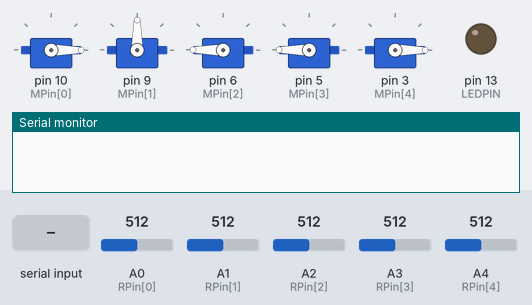
Simulated run of this sketch. Board: Arduino Uno, built with avr-gcc and run on an emulated ATmega328P. On the bench: 5 × servo, output pins drawn as LEDs (lit = HIGH), the last lines printed to the serial monitor. The test bench sets the inputs (shaded band); at power-on: A0 (RPin[0]) = 512, A1 (RPin[1]) = 512, A2 (RPin[2]) = 512, A3 (RPin[3]) = 512, A4 (RPin[4]) = 512.

Above: at 1.2 s.
1.3 s: "m\n" received over Serial
At 2.8 s:
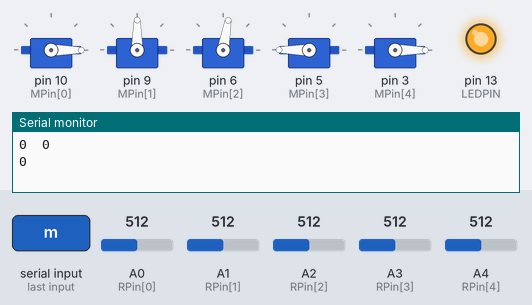
4.3 s: byte 117 ('u') received over Serial
At 5.5 s:
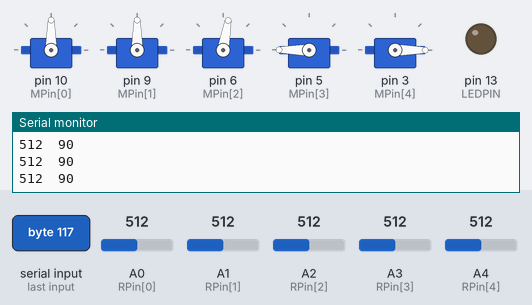
5.8 s: byte 114 ('r') received over Serial
At 7.1 s:
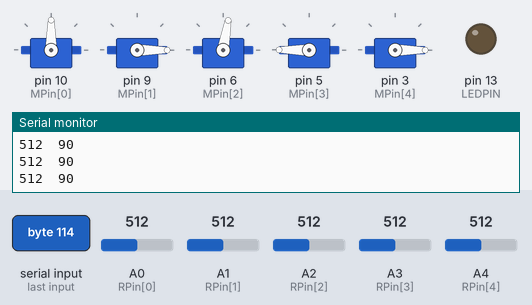
Timing chart, 0 to 8.8 s (numbered marks = the images above; inputs shaded):
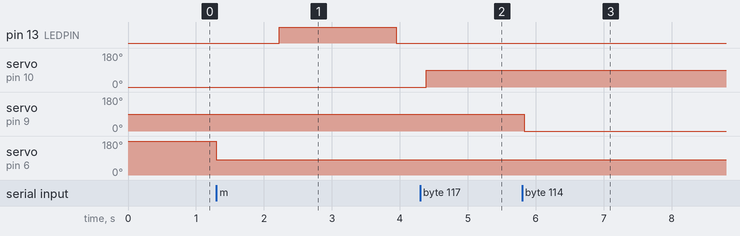

The sketch:

Arm_Test_2.ino
```cpp
#include <Servo.h>
#define LEDPIN 13

#define RDiv 57000.0

/*
%%%%%%%%%%%%%%%%%%%%%%%%%%%%%%%%%%%%%%%%%%%%%%%%%%%%%%%%%%%%
1 Servo motor per finger is used. Nomenclature:
L - Little  - 0
R - Ring    - 1
M - Middle  - 2
P - Pointer - 3
T - Thumb   - 4
One servo object is created per motor, and each servo is controlled by 1 PWM pin on the Arduino

%%%%%%%%%%%%%%%%%%%%%%%%%%%%%%%%%%%%%%%%%%%%%%%%%%%%%%%%%%%%
The fingers can be in a spectrum of states ranging from the resting position to the gripping position.
During the calibration step, the resting and gripping positions of the servo motor are assigned.
The position is updated according to the resistance values measured.

MPin: stores pin numbers of PWM pins corresponding to the motors
ResPos: stores resting positions corresponding to each finger
GriPos: stores gripping positions corresponding to each finger
MPos  : Motor positions at any given point in time

ResPos and GriPos are to be set during the callibration step

%%%%%%%%%%%%%%%%%%%%%%%%%%%%%%%%%%%%%%%%%%%%%%%%%%%%%%%%%%%%
Pending: Iteration 2:

RPin: stores pin numbers of voltage divider outputs
RMax: stores RMax values
RMin: stores RMin values
Vin : stores voltage input values

RMax, Rmin to be assigned at calibration step; RMax, RMin, Vin -> MPos

%%%%%%%%%%%%%%%%%%%%%%%%%%%%%%%%%%%%%%%%%%%%%%%%%%%%%%%%%%%%
Testing program 1:
assign L, R, M, P, T the power to toggle finger positions

%%%%%%%%%%%%%%%%%%%%%%%%%%%%%%%%%%%%%%%%%%%%%%%%%%%%%%%%%%%%

Notes:
1. Tape together the pins, design perfboard for final design. Make sure power and ground lines are fine, do not solder in the PWM control ports
2. Final design loop: Read: "for" loop, followed by write: hardcoded
3. Second iteration: Add time averaging of resistance measurements, introduce delay stage
*/

Servo L,R,M,P,T;
const byte MPin[5] = {10,9,6,5,3};
const byte ResPos[5] = {0, 90, 180, 180, 0};
const byte GriPos[5] = {90,0,80,90,100};
int  MPos[5] = {ResPos[0], ResPos[1], ResPos[2], ResPos[3], ResPos[4]};
byte  m = 0;

// const byte RPin[5] = {A1, A2, A3, A4, A5};
const byte RPin[5] = {A0, A1, A2, A3, A4};
const float RMax[5] = {10000.0, 10000.0, 10000.0, 10000.0, 10000.0};
const float RMin[5] = { 5000.0,  5000.0,  5000.0,  5000.0,  5000.0};
int Vin[5] = {0,0,0,0,0};

int Vavg[5] = {0,0,0,0,0};
int VMax[5] = {20,-15,15,180,10};

char new_state='q';
/*
State list:
  q - blink
  l, r, m, p, t - toggle finger; return to q
*/

boolean newData = false, led_state = false, control_state = false;
long led_count = 0;

int tf = 0;

void setup ( )
{
  // Attach servo motors to PWM pins
  L.attach ( MPin[0] );
  R.attach ( MPin[1] );
  M.attach ( MPin[2] );
  P.attach ( MPin[3] );
  T.attach ( MPin[4] );

  // Bring motors to resting positions
  L.write(ResPos[0]);
  R.write(ResPos[1]);
  M.write(ResPos[2]);
  P.write(ResPos[3]);
  T.write(ResPos[4]);

  Serial.begin(115200);    // Begins serial communications
  pinMode(LEDPIN, OUTPUT);
}

void loop() {
  recvOneChar();
  switch(new_state)
  {
    case  'q' : led_blink();
                if(control_state == true)
                {
                  ReadAll();
                  WriteAll();
                  trackfinger(tf);
                  // PrintState();
                  // delay(10);
                }
                break;

    case  'l' : m = 0;
                if ( (MPos[m]!=ResPos[m]) && (MPos[m]!=GriPos[m]) ) MPos[m] = ResPos[m];
                else  MPos[m] = ResPos[m] + GriPos[m] - MPos[m];

                L.write(MPos[m]);
                delay(500);
                new_state = 'q';
                break;

    case  'r' : m = 1;
                if ( (MPos[m]!=ResPos[m]) && (MPos[m]!=GriPos[m]) ) MPos[m] = ResPos[m];
                else  MPos[m] = ResPos[m] + GriPos[m] - MPos[m];

                R.write(MPos[m]);
                delay(500);
                new_state = 'q';
                break;

    case  'm' : m = 2;
                if ( (MPos[m]!=ResPos[m]) && (MPos[m]!=GriPos[m]) ) MPos[m] = ResPos[m];
                else  MPos[m] = ResPos[m] + GriPos[m] - MPos[m];

                M.write(MPos[m]);
                delay(500);
                new_state = 'q';
                break;

    case  'p' : m = 3;
                if ( (MPos[m]!=ResPos[m]) && (MPos[m]!=GriPos[m]) ) MPos[m] = ResPos[m];
                else  MPos[m] = ResPos[m] + GriPos[m] - MPos[m];

                P.write(MPos[m]);
                delay(500);
                new_state = 'q';
                break;

    case  't' : m = 4;
                if ( (MPos[m]!=ResPos[m]) && (MPos[m]!=GriPos[m]) ) MPos[m] = ResPos[m];
                else  MPos[m] = ResPos[m] + GriPos[m] - MPos[m];

                T.write(MPos[m]);
                delay(500);
                new_state = 'q';
                break;

    case  'c' : calibrate();
                new_state = 'q';
                break;

    case  'u' : control_state = !control_state;
                new_state = 'q';
                break;

    case  'x' : control_state = false;
                for(int i = 0 ; i < 5 ; ++ i) MPos[i] = ResPos[i];
                WriteAll();
                PrintState();
                delay(10);
                new_state = 'q';
                break;

    default   : // PrintState();
                trackfinger(tf);
                Serial.println(Vin[0]);
                if(control_state == true)
                {
                  ReadAll();
                  WriteAll();
                  // PrintState();
                  // delay(10);
                }
                new_state = 'q';
                break;
  }
}

void recvOneChar()
{
 if (Serial.available() > 0)
 {
  new_state = Serial.read();
  newData = true;
 }
}

void led_blink()
{
  if(led_count<100000) led_count = led_count + 1;
  else
  {
    led_count = 0;
    delay(10);
    if(led_state == true)
    {
      led_state = false;
      digitalWrite(LEDPIN,LOW);
    }
    else
    {
      led_state = true;
      digitalWrite(LEDPIN, HIGH);
    }
  }
}

void PrintState()
{
  Serial.print("|");
  for( m=0 ; m < 5 ; ++m )
  {
    Serial.print(MPos[m]);
    Serial.print('|');
  }
  Serial.print("\n");
}

// EXPERIMENTAL SECTION AHEAD

void ReadAll()
{
  // for(int m = 0 ; m < 5 ; ++ m) ReadRes(m);
  long  v_sum[5] = {0,0,0,0,0};
  for(int i = 0 ; i < 16 ; ++ i)
  {
    for(int m = 0 ; m < 5 ; ++ m)
    {
      v_sum[m] += analogRead(RPin[m]) - Vavg[m];
      delay(1);
    }
  }

  for(int m = 0 ; m < 5 ; ++ m)
  {
    Vin[m] = v_sum[m]/16;
    MPos[m] = float(Vin[m])/float(VMax[m]) * (GriPos[m] - ResPos[m]) + ResPos[m];
    if(ResPos[m]>GriPos[m])
    {
      if(MPos[m]>ResPos[m]) MPos[m] = ResPos[m];
     else if(MPos[m]<GriPos[m]) MPos[m] = GriPos[m];
   }
    else
    {
     if(MPos[m]<ResPos[m]) MPos[m] = ResPos[m];
     else if(MPos[m]>GriPos[m]) MPos[m] = GriPos[m];
    }
  }
}

/* OBSOLETE
void ReadRes(int m)
{
  // Paralellize segment
  long  v_sum = 0;
  for(int i = 0 ; i < 16 ; ++ i)
  {
    v_sum += analogRead(RPin[m]) - Vavg[m];
    delay(1);
  }

  Vin[m] = v_sum/16;

//  float R = RDiv*(1024-Vin[m])/1024.0;
//  MPos[m] = ResPos[m]+(R-RMin[m])/(RMax[m]-RMin[m])*(GriPos[m]-ResPos[m]);

// MISTAKE
  // MPos[m] = map(Vin[m], 0, VMax[m], ResPos[m], GriPos[m]);
  // MPos[m] = constrain(MPos[m], ResPos[m], GriPos[m]);
  MPos[m] = float(Vin[m])/float(VMax[m]) * (GriPos[m] - ResPos[m]) + ResPos[m];
  if(ResPos[m]>GriPos[m])
  {
    if(MPos[m]>ResPos[m]) MPos[m] = ResPos[m];
    else if(MPos[m]<GriPos[m]) MPos[m] = GriPos[m];
  }
  else
  {
    if(MPos[m]<ResPos[m]) MPos[m] = ResPos[m];
    else if(MPos[m]>GriPos[m]) MPos[m] = GriPos[m];
  }
}
*/

void WriteAll()
{
  L.write(MPos[0]);
 // R.write(MPos[1]);
 // M.write(MPos[2]);
 // P.write(MPos[3]);
 // T.write(MPos[4]);
}

void calibrate()
{
  for(int m = 0 ; m < 5 ; ++ m) Vavg[m] = 0;
  Serial.println("Calibration in progress: Please your hand open and stay still");

  long  v_sum[5] = {0,0,0,0,0};
  for(int i = 0 ; i < 16 ; ++ i)
  {
    for(int m = 0 ; m < 5 ; ++ m)
    {
      v_sum[m] += analogRead(RPin[m]);
    }
    delay(500);
  }

  for(int m = 0 ; m < 5 ; ++ m) Vavg[m] = v_sum[m]/16;

  Serial.println("Calibration complete");
}

void trackfinger(int tf)
{
  //for(int i = 0 ; i < 5 ; ++ i )
  //{
    Serial.print(Vin[tf]);
    Serial.print("\t");
    Serial.print(MPos[tf]);
  // }
  Serial.print("\r\n");
}
```

Measured:
- after the input at 1.3 s, servo on pin 6 (MPin[2]): 180° → 80° at once
- after the input at 4.3 s, pin 13 (LEDPIN): stays LOW (without the input it goes to HIGH after 1.4 s); servo on pin 10 (MPin[0]): 0° → 90° after 0.09 s
- after the input at 5.8 s, servo on pin 9 (MPin[1]): 90° → 0° at once
